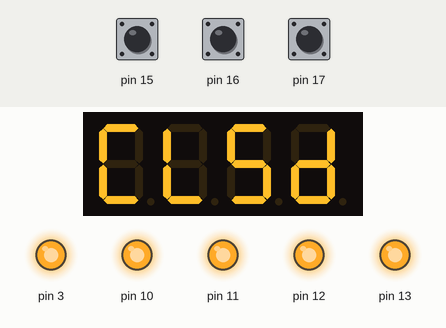
Recording of a program running on a simulated Arduino Uno, built with avr-gcc and run on an emulated ATmega328P. Parts: 4-digit seven-segment display, output pins drawn as LEDs (lit = HIGH). The inputs (shaded band) are chosen by the test bench; at power-on: pin 15 HIGH, pin 16 HIGH, pin 17 HIGH. EEPROM starts erased.

Above: at 1.2 s.
1.3 s: pin 15 pulled LOW for 0.15 s
At 2.1 s:
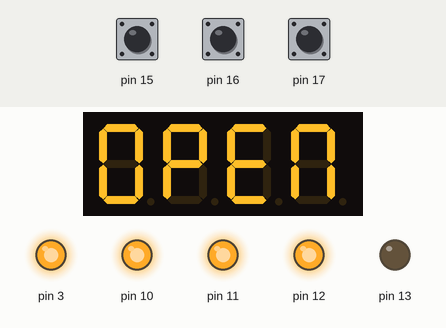
2.9 s: pin 15 pulled LOW for 1 s
At 3.4 s:
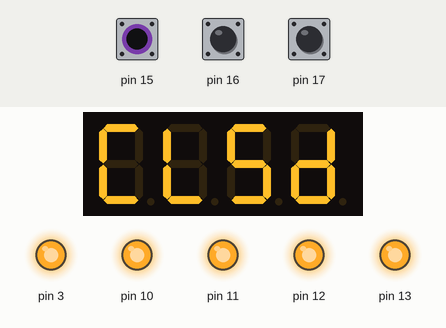
5.4 s: pin 15 pulled LOW for 3.2 s
At 6.6 s:
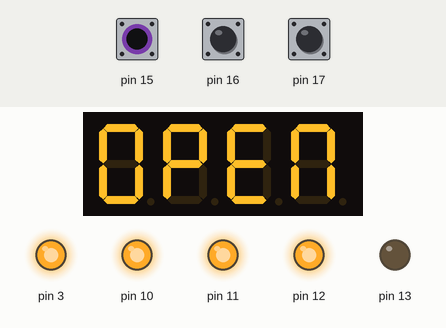
Timing chart, 0 to 8.4 s (numbered marks = the images above; inputs shaded):
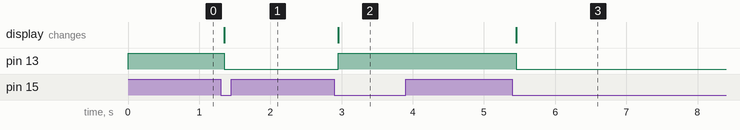

Measured:
- after the input at 1.3 s, pin 13: HIGH → LOW after 0.05 s; the display: changes after 0.05 s (image 1)
- after the input at 2.9 s, pin 13: LOW → HIGH after 0.05 s; the display: changes after 0.05 s (image 2)
- after the input at 5.4 s, pin 13: HIGH → LOW after 0.05 s; the display: changes after 0.05 s (image 3)

The program:

main.cpp
```cpp
#include <Arduino.h>
#include <TimerOne.h>
#include <Wire.h>
#include <MultiFuncShield.h>
#include <EEPROM.h>

const int VALVE_OPEN = 1;
const int VALVE_CLOSED = 0;
const int VALVE_ADDRESS = 0;

int valveState;

void closeValve(bool save = true) {
  valveState = VALVE_CLOSED;
  MFS.write("CLSD");
  MFS.writeLeds(LED_1, OFF);

  if(save)
    EEPROM.write(VALVE_ADDRESS, valveState);
}

void openValve(bool save = true) {
  valveState = VALVE_OPEN;
  MFS.write("OPEN");
  MFS.writeLeds(LED_1, ON);

  if(save)
    EEPROM.write(VALVE_ADDRESS, valveState);
}

void setup() {
  Timer1.initialize();
  MFS.initialize(&Timer1);

  MFS.write("    "); // clear

  valveState = EEPROM.read(VALVE_ADDRESS);
  if(valveState == VALVE_OPEN) {
    openValve(false);
  } else {
    closeValve(false);
  }
}

void loop() {

  byte btn = MFS.getButton();
  if (btn == BUTTON_1_PRESSED) {
    if(valveState == VALVE_OPEN) {
      closeValve();
    } else {
      openValve();
    }
  }

  delay(50);
}
```
